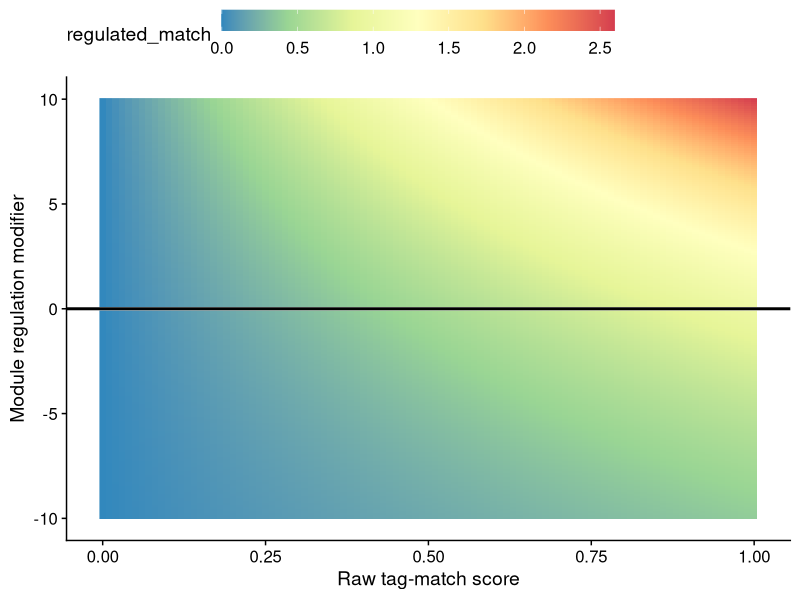

Generate this figure with R: (Note: this script raises an error after producing the figure.)
## ---- chunk 1
library(ggplot2)
library(tidyverse)
library(cowplot)
library(viridis)
library(RColorBrewer)
## ---- chunk 2
print(version)
## ---- chunk 3
theme_set(theme_cowplot())
output_directory <- "media/"
## ---- chunk 4
exp_base <- 1.1
# Exponential regulator
exp_regulator <- function(raw_match, modifier, base=1.1) {
  return(raw_match * (base**modifier));
}
## ---- chunk 5
# generate data to visualize
data <- expand_grid(
  raw_match=seq(0, 1.0, 0.01),
  reg_modifier=seq(-10, 10, 0.1)
)

data <- as.data.frame(data)
data$regulated_match <- mapply(
  exp_regulator,
  data$raw_match,
  data$reg_modifier,
  exp_base
)
data$above_perfect <- data$regulated_match > 1.0
## ---- chunk 6
ggplot(data, aes(y=reg_modifier, x=raw_match, fill=regulated_match)) +
  geom_raster() +
  geom_hline(yintercept=0, size=1.2, color="white") +
  geom_hline(yintercept=0, size=1, color="black") +
  scale_x_continuous(name="Raw tag-match score") +
  scale_y_continuous(name="Module regulation modifier") +
  scale_fill_distiller(palette = "Spectral") +
  theme(
    legend.position = "top",
    legend.key.width=unit(2, 'cm')
  ) +
  ggsave(
    paste0(output_directory, "exp-reg-match.png"),
    width=10,
    height=10
  )
## ---- chunk 7
ggplot(data, aes(y=reg_modifier, x=raw_match, fill=above_perfect)) +
  geom_tile() +
  ggsave(
    paste0(output_directory, "exp-reg-match.png"),
    width=10,
    height=10
  )
